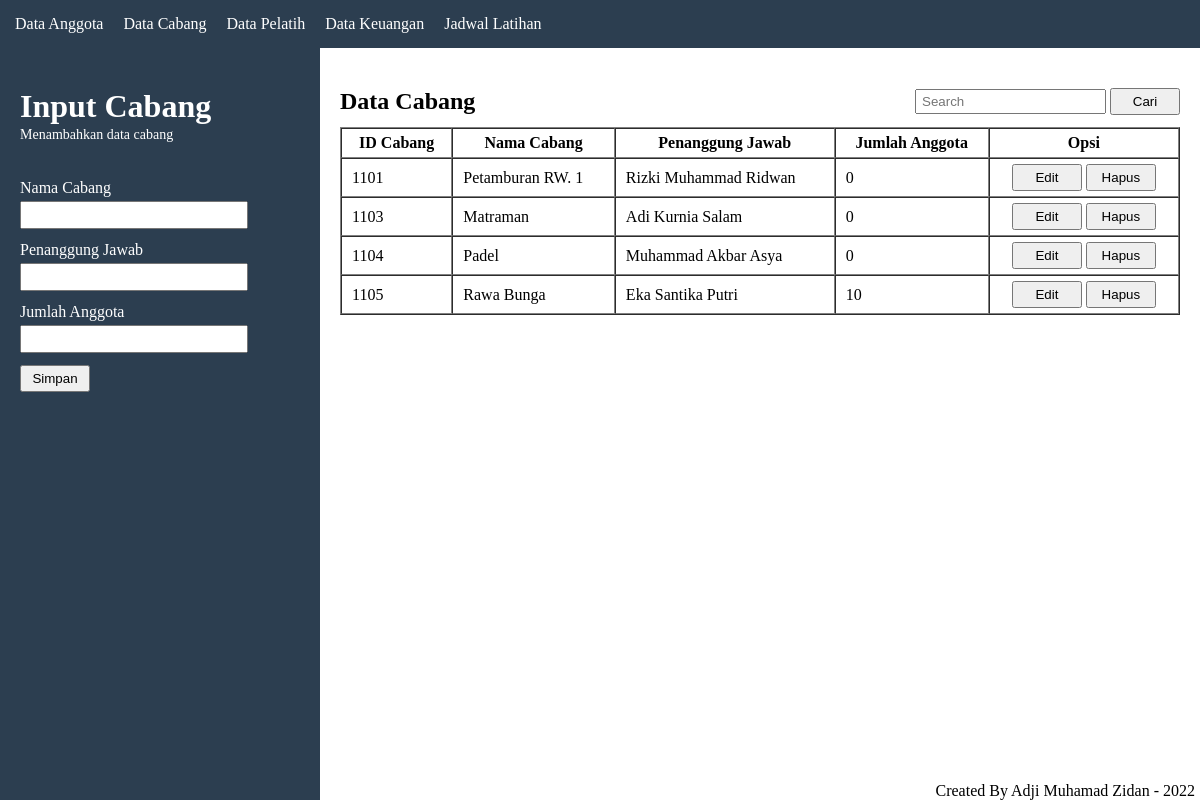
The page /cabang.php on the database its author committed.
### tables this page shows
CREATE TABLE `dt_cabang` (
  `ID_cabang` int(10) NOT NULL,
  `Nama_cabang` varchar(100) NOT NULL,
  `Penanggung_jawab` varchar(100) NOT NULL,
  `Jumlah_anggota` int(100) NOT NULL
);

### cabang.php (the view, shortened to what this page needs)
<?php
	require 'config/koneksi_db.php';
	$show = "SELECT * FROM dt_cabang";
	$showData = mysqli_query($koneksi, $show);
?>
<!DOCTYPE html>
<html lang="en">
<head>
</head>
<body>
	<nav>
		<?php require 'modularitas/menu.php' ?>
	</nav>
	<main>
		<div class="container">
			<div class="form">
				<div class="title-cabang">
					<h1>Input Cabang</h1>
					<p>Menambahkan data cabang</p>
				</div>
				<form action="cabang.php" method="post">
					<label for="nama">Nama Cabang</label><br>
					<input type="text" id="nama" name="nama_cabang" required><br>
					<label for="pj">Penanggung Jawab</label><br>
					<input type="text" id="pj" name="PJ" required><br>
					<label for="anggota">Jumlah Anggota</label><br>
					<input type="text" id="anggota" name="jumlah_anggota" required><br>
					<button type="submit" name="simpan">Simpan</button>
				</form>
			</div>
			<div class="tabel-data">
				<div class="header">
					<h2>Data Cabang</h2>
					<div class="search">
						<form action="" method="post">
							<input type="search" placeholder="Search" name="keyword_cari" id="keyword_cari">
							<button type="submit" name="btn_cari" id="btn_cari">Cari</button>
						</form>
					</div>
				</div>
				<div id="tabel_data">
					<table border="1" cellspacing="0">
						<tr>
							<th>ID Cabang</th>
							<th>Nama Cabang</th>
							<th>Penanggung Jawab</th>
							<th>Jumlah Anggota</th>
							<th>Opsi</th>
						</tr>
						<?php while($data = mysqli_fetch_assoc($showData)) : ?>
							<tr>
								<td><?= $data['ID_cabang'];?></td>
								<td><?= $data['Nama_cabang'];?></td>
								<td><?= $data['Penanggung_jawab'];?></td>
								<td><?= $data['Jumlah_anggota'];?></td>
								<td>
									<center>
										<a href="edit_dt_cabang.php?update=<?= $data['ID_cabang'];?>"><button type="button">Edit</button></a>
										<a href="?delete=<?= $data['ID_cabang'];?>"><button type="button" onclick=" return confirm('Yakin ingin menghapus?')">Hapus</button></a>
									</center>
								</td>
							</tr>
						<?php endwhile; ?>
					</table>
				</div>
				<footer>
					<?php require 'modularitas/footer.php' ?>
				</footer>
			</div>
		</div>
	</main>
</body>
</html>

### cabang.php (style rules this page uses)
main .container { display: flex; justify-content: center; position: fixed; width: 100%; height: 100%; }
main .container button { cursor: pointer; padding: 4px 2px; box-sizing: border-box; width: 70px; }
.form { background-color: #2c3e50; width: 25%; color: white; padding: 40px 20px; }
.form .title-cabang { margin-bottom: 36px; }
.form .title-cabang p { margin-top: 2px; font-size: 14px; }
.form form input { margin-top: 4px; margin-bottom: 12px; width: 220px; height: 20px; padding: 2px; }
.tabel-data { width: 75%; padding: 40px 20px; }
.tabel-data table { margin-top: 12px; width: 100%; }
.tabel-data table tr th, td { padding: 5px 10px; }
.tabel-data .header { display: flex; justify-content: space-between; }
.header .search input { height: 25px; padding: 0 5px; }

### modularitas/menu.php (style rules this page uses)
* { margin: 0; padding: 0; }
nav { background-color: #2c3e50; padding: 15px; }

### modularitas/footer.php (style rules this page uses)
* { margin: 0; padding: 0; }
footer { position: fixed; bottom: 0; right: 0; width: auto; }

### rows shown on the page
dt_cabang: ID_cabang "1101", Nama_cabang "Petamburan RW. 1", Penanggung_jawab "Rizki Muhammad Ridwan", Jumlah_anggota "0"
dt_cabang: ID_cabang "1103", Nama_cabang "Matraman", Penanggung_jawab "Adi Kurnia Salam", Jumlah_anggota "0"
dt_cabang: ID_cabang "1104", Nama_cabang "Padel", Penanggung_jawab "Muhammad Akbar Asya", Jumlah_anggota "0"
dt_cabang: ID_cabang "1105", Nama_cabang "Rawa Bunga", Penanggung_jawab "Eka Santika Putri", Jumlah_anggota "10"
